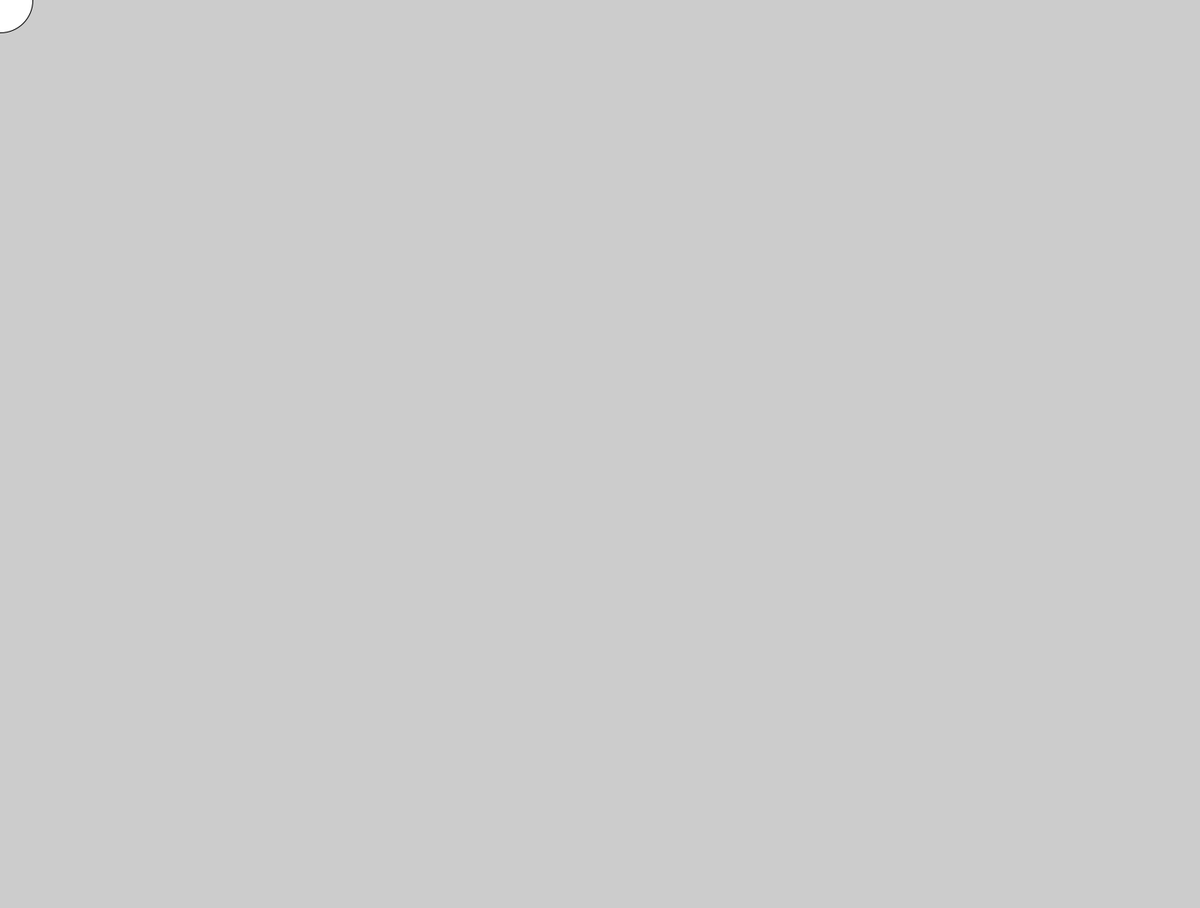
Frame 1 (no input)
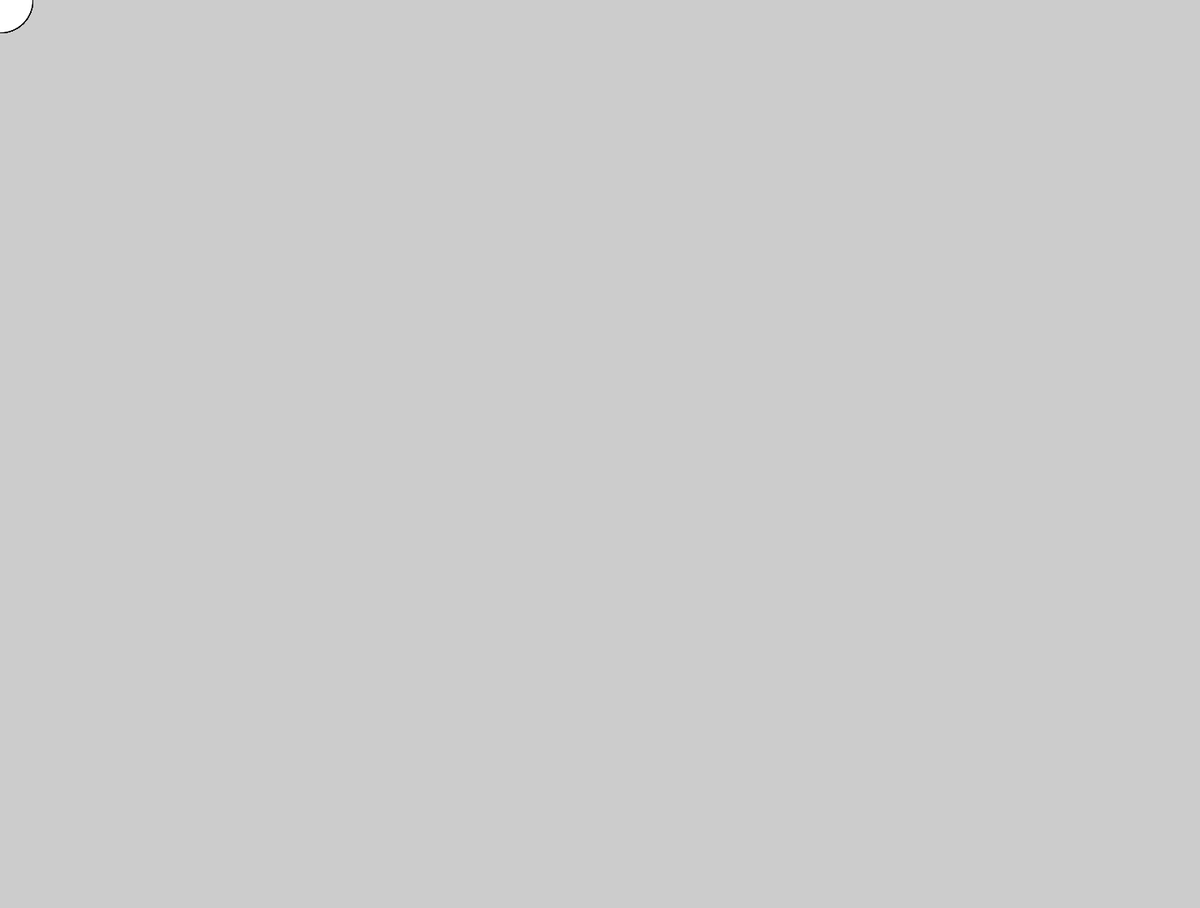
Frame 60 (the mouse pressed at the canvas centre just before this capture)
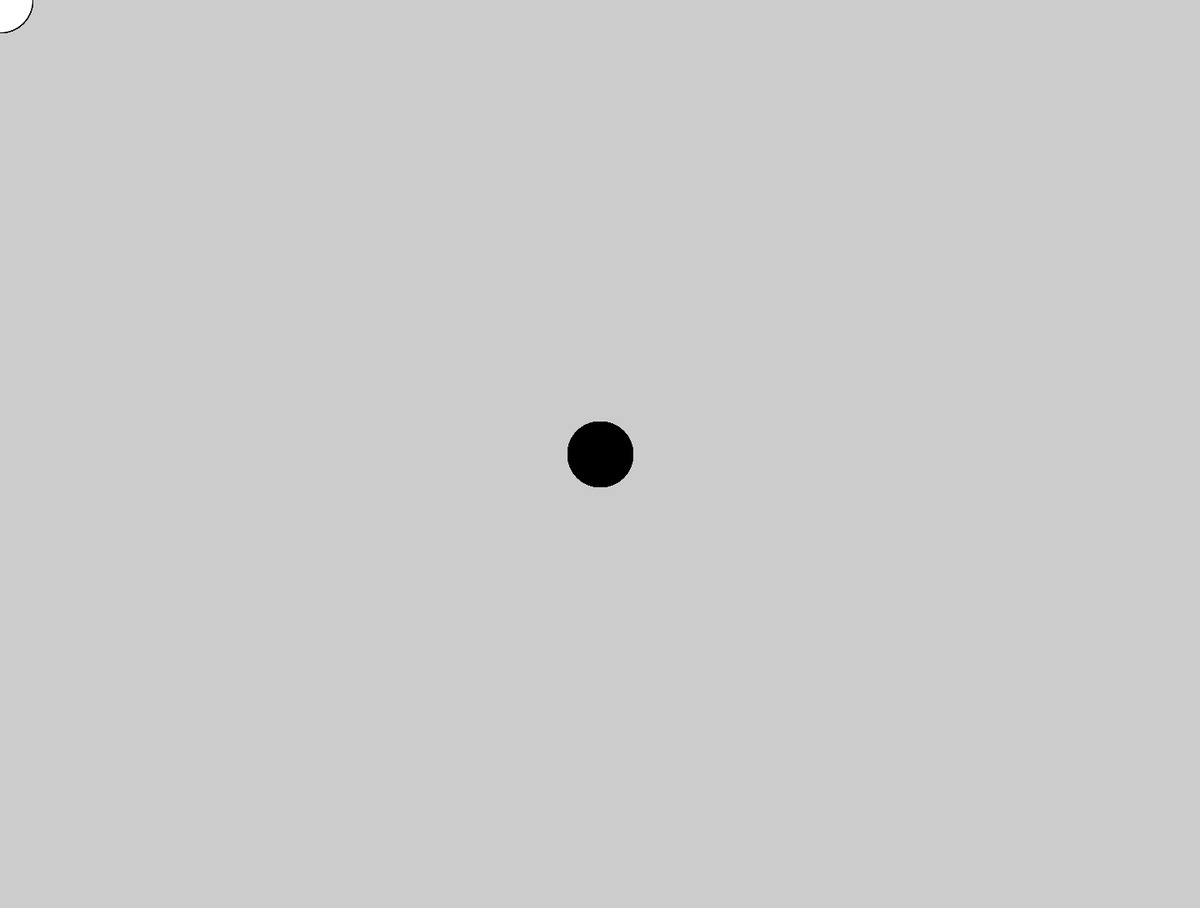
Frame 120 (the mouse held since frame 60 and released just before this capture)

The Processing sketch that drew these frames (run headless with seeded random() and noise(); from frame 60 on, the mouse is pressed at the canvas centre):

// Processing sketch: example1
// ── example1.pde
void setup() {
  size(1480, 1120);
}

void draw() {
  if (mousePressed) {
    fill(0);
  } else {
    fill(255);
  }
  ellipse(mouseX, mouseY, 80, 80);
}
